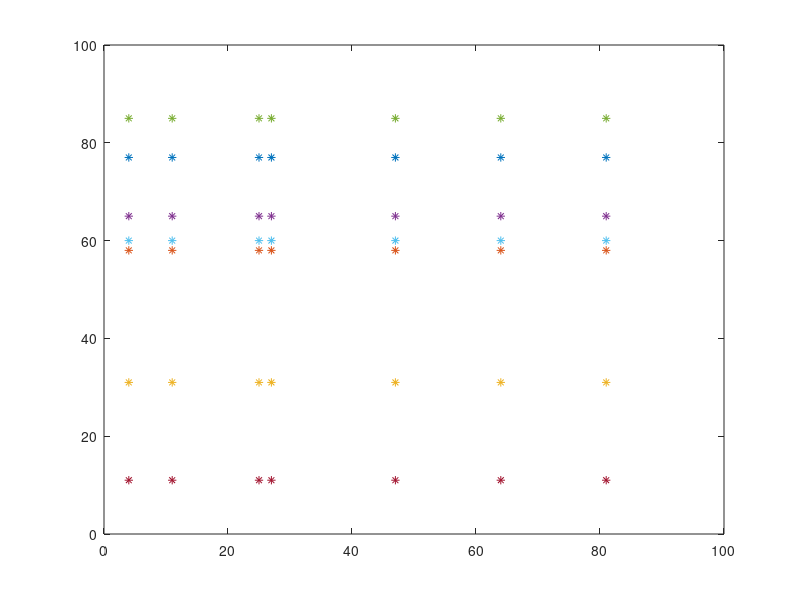

This figure's MATLAB source: (Note: this script raises an error after producing the figure.)
 %%%%%%%%%%%%%%%%%%%%%%%%%%%%%%%%%%%%%%%%%%%%%%%%%%%%%%%%%%%%%%%%%%%%%%%%%%%
%%             kMC Simulation of Point Defects in Si                     %%
%%%%%%%%%%%%%%%%%%%%%%%%%%%%%%%%%%%%%%%%%%%%%%%%%%%%%%%%%%%%%%%%%%%%%%%%%%%
clear all
clc
rng('shuffle')
 t=0;% Time Step
 x=0:9999;
 y=0:9999 ;
[X,Y]=meshgrid(x,y);%The underlying lattice for the simulation
N = 7;
dx=randi(100,[N,1]);%%Selecting random x values for defects
dy=randi(100,[N,1]);%Selecting random y values for defects 
[Dx,Dy]=meshgrid(dx,dy);%Getting the coordinates of defects
temp=1685;%The initial temperature is set to 50000K
r_rec=1.702;%Recombination Distance
N_iter=0;N_itermax=100;%Setting the number of iterations
type=randi([0,1],[1,N*N]);%Assigning randomly the type of defect
Defect=zeros(N*N,3);%Developing a matrix with coordinates of the defect as well as its type
Defect(1:N*N,3)=type(1,1:N*N);
Defect(1:N*N,1)=reshape(Dx,[],1);
Defect(1:N*N,2)=reshape(Dy,1,[]);
neighbors_count=0; 
for i=1:size(Defect,1)
    plot(Defect(i,1),Defect(i,2),'*');%Plotting the initial defect configuration
    hold on
end
saveas(gcf,"C:\Users\PushkarPC\Desktop\KMC-initial.png");
hold off
pause(2);
%imwrite(Defect(:,1),Defect(:,2),"kMC-initial.png");
N2=N*N;% No. of defects
while N_iter<N_itermax
     for a=1:size(Defect,1)
         neighbors_count=0;
         
         for b=1:size(Defect,1)
             if Defect(a,1)^2+Defect(a,2)^2+r_rec^2>=Defect(b,1)^2+Defect(b,2)^2 && ...
                     ((Defect(a,1)^2+Defect(a,2)^2)^(1/2)+r_rec)^2>=Defect(b,1)^2+Defect(b,2)^2 && ...
                     ((Defect(a,1)^2+Defect(a,2)^2)^(1/2)-r_rec)^2<=Defect(b,1)^2+Defect(b,2)^2
                 if Defect(a,3) ~= Defect(b,3)
                     neighbors_count=neighbors_count+1;
                    
                    neigh_cells(neighbors_count,a)=b;% Storing the indices of neighbors

                 end
             end
         end
         Neighbors(a,1)=neighbors_count;%Storing the number of  neighbors of opposite nature

     end
     %Removing the repeated copy of a neighbor
     for p=1:size(neigh_cells,1)
         for q=1:size(neigh_cells,2)
         neigh=neigh_cells(p,q);
         for r=1:size(neigh_cells,1)
             for s=1:size(neigh_cells,2)
                 if r~=p && s~=q 
                     if neigh_cells(r,s)==neigh
                         neigh_cells(r,s)=0;
                     end 
                 end
             end
         end
         end
     end        
     %Modifying the Neighbors array to effective neighbor count

     for i=1:size(Defect,1)
         neigh_c=0;
         for j=1:size(neigh_cells,1)
             if neigh_cells(j,i)~=0
                 neigh_c=neigh_c+1;

             end
         end
         Neighbors(i,1)=neigh_c;
     end

     % Enacting recombination
     for i=1:size(neigh_cells,2)
         count=0;
         for j=1:size(neigh_cells,1)
             if neigh_cells(j,i)~=0
                 count=count+1;
                 temp_neigh_cells(count,1)=neigh_cells(j,i);
             end  
         end
         int_neigh=randi(length(temp_neigh_cells),1);
         Defect(temp_neigh_cells(int_neigh),1:3)=-1;
         N2=N2-1;
         temp_neigh_cells=ones;
     end
     %Modifying the defect matrix to remove recombined sites
     g=0;
     for p=1:size(Defect,1)
         if Defect(p,1)~=-1
             g=g+1;
             Defect_mod(g,1:3)=Defect(p,1:3);
         end
     end
     for i=1:size(Defect_mod,1)
         if Defect_mod(i,1)~=0 && Defect_mod(i,2)~=0
             plot(Defect(i,1),Defect(i,2),'*');
             hold on
         end
     end
     saveas(gcf,"C:\Users\PushkarPC\Desktop\KMC-after recombination.png");
     hold off
     pause(2);

      %Calculating the jump rates of interstitials and vacancies
      rate_int=1.717*exp(-1.37/8.61733*10^(-5)*temp);
      rate_vac=0.001282*exp(-0.1/8.61733*10^(-5)*temp);
      g=0;
      for k=1:size(Defect_mod,1)
          g=g+1;
          if Defect_mod(k,3)==1

              w(g,1)=rate_int;
          else
              w(g,1)=rate_vac;
          end
      end
      Defect=[Defect_mod w];
      R=zeros(size(Defect,1),1);
       for i=1:size(Defect,1)
           for j=1:i
               R(i,1)=R(i,1)+Defect(j,4);
           end
       end
       R_N=R(size(Defect,1),1);
       u=rand;
       for i=2:size(Defect,1)
           if R(i-1,1)<u*R_N && R(i,1)>u*R_N
               g=randi(4);
               if g==1
                   Defect(i,2)=Defect(i,2)+1;
               elseif g==2
                   Defect(i,1)=Defect(i,1)+1;
               elseif g==3
                   Defect(i,2)=Defect(i,2)-1;
               else
                   Defect(i,1)=Defect(i,1)-1;
               end
           end
       end
       for i=1:size(Defect,1)
           if Defect(i,1)~=0 && Defect(i,2)~=0
               plot(Defect(i,1),Defect(i,2),'*');
               hold on
           end
       end
       saveas(gcf,"C:\Users\PushkarPC\Desktop\KMC-remaining vacancies.png");
       hold off
       pause(2);


     u=rand;
     dt=-log(u)/R_N;
     t=t+dt;
     N_iter=N_iter+1;
end
 
     
              
         
 
     
